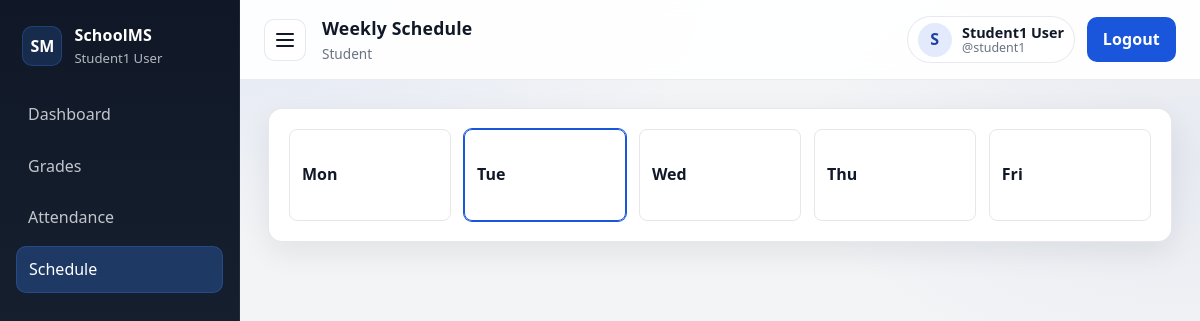
Page /student/schedule/ (signed in) on the committed database.
### accounts/models.py (models this page shows, shortened)
class User(AbstractUser):
    ROLES = [
        ('admin', 'Administrator'),
        ('teacher', 'Teacher'),
        ('student', 'Student'),
        ('parent', 'Parent'),
    ]
    role = models.CharField(max_length=20, choices=ROLES, default='student')

### accounts/decorators.py (the view)
        def _wrapped_view(request, *args, **kwargs):
            if not request.user.is_authenticated:
                return redirect('login')
            if getattr(request.user, 'is_superuser', False):
                return view_func(request, *args, **kwargs)
            if request.user.role not in allowed_roles:
                return redirect('login')
            return view_func(request, *args, **kwargs)

### dashboard/views.py (called while the page is built)
@login_required
@role_required('student')
def student_schedule(request):
    student = get_object_or_404(Student, user=request.user)
    schedules = Schedule.objects.filter(course__class_group=student.class_group).select_related('course').order_by('start_time')
    days = ['Mon', 'Tue', 'Wed', 'Thu', 'Fri']
    return render(request, 'student/schedule.html', {'schedules': schedules, 'days': days})

### templates/student/schedule.html (shortened to what this page needs)
{% extends 'base_dashboard.html' %}
{% block page_title %}Weekly Schedule{% endblock %}
{% block content %}
<div class="card">
    <div class="schedule-grid" id="schedule-grid">
        {% for day in days %}
        <div class="schedule-col" data-day="{{ day }}">
            <h4>{{ day }}</h4>
        </div>
        {% endfor %}
    </div>
</div>
{% endblock %}

### templates/base_dashboard.html (shortened to what this page needs)
{% load static %}
<!DOCTYPE html>
<html lang="en">
<head>
    <link rel="stylesheet" href="{% static 'css/style.css' %}">
</head>
<body>
<div class="layout">
    <aside class="sidebar" id="sidebar">
        <div class="logo">
            <div class="logo-mark">SM</div>
            <div class="logo-text">
                <div class="logo-title">SchoolMS</div>
                <div class="logo-subtitle">{{ user.get_full_name|default:user.username }}</div>
            </div>
        </div>
        <nav>
            {% if user.role == 'admin' or user.is_superuser or user.is_staff %}
            <a class="{% if request.path == '/admin-panel/' %}active{% endif %}" href="{% url 'admin_panel_dashboard' %}">Dashboard</a>
            <a class="{% if request.path|slice:':18' == '/admin-panel/users' %}active{% endif %}" href="{% url 'admin_users' %}">Users</a>
            <a class="{% if request.path|slice:':20' == '/admin-panel/classes' %}active{% endif %}" href="{% url 'admin_classes' %}">Classes</a>
            <a class="{% if request.path|slice:':21' == '/admin-panel/subjects' %}active{% endif %}" href="{% url 'admin_subjects' %}">Subjects</a>
            <a class="{% if request.path|slice:':20' == '/admin-panel/reports' %}active{% endif %}" href="{% url 'admin_reports' %}">Reports</a>
            <a href="http://localhost/phpmyadmin/" target="_blank" rel="noopener noreferrer">Database</a>
            {% elif user.role == 'student' %}
            <a class="{% if request.path == '/student/' %}active{% endif %}" href="{% url 'student_dashboard' %}">Dashboard</a>
            <a class="{% if request.path|slice:':15' == '/student/grades' %}active{% endif %}" href="{% url 'student_grades' %}">Grades</a>
            <a class="{% if request.path|slice:':19' == '/student/attendance' %}active{% endif %}" href="{% url 'student_attendance' %}">Attendance</a>
            <a class="{% if request.path|slice:':17' == '/student/schedule' %}active{% endif %}" href="{% url 'student_schedule' %}">Schedule</a>
            {% endif %}
        </nav>
    </aside>
    <section class="main">
        <header class="topbar">
            <div class="topbar-left">
                <button class="icon-btn" id="sidebar-toggle" type="button" aria-label="Toggle sidebar">
                    <span class="hamburger"></span>
                </button>
                <div class="topbar-title">
                    <h1>{% block page_title %}Dashboard{% endblock %}</h1>
                    <div class="topbar-meta">
                        {% if user.is_superuser or user.is_staff %}Admin{% else %}{{ user.role|title }}{% endif %}
                    </div>
                </div>
            </div>
            <div class="topbar-right">
                <div class="user-pill">
                    <div class="avatar" aria-hidden="true">{{ user.username|slice:":1"|upper }}</div>
                    <div class="user-pill-text">
                        <div class="user-name">{{ user.get_full_name|default:user.username }}</div>
                        <div class="user-username">@{{ user.username }}</div>
                    </div>
                </div>
                <a class="btn btn-primary" href="{% url 'logout' %}">Logout</a>
            </div>
        </header>
        <div class="content-wrap">
            {% block content %}{% endblock %}
        </div>
    </section>
</div>
</body>
</html>

### static/css/style.css (style rules this page uses)
:root { --primary: #1a56db; --primary-dark: #1e429f; --secondary: #f3f4f6; --text: #111827; --text-muted: #6b7280; --border: #e5e7eb; --surface: #ffffff; --shadow: 0 10px 30px rgba(17, 24, 39, .08); --success: #057a55; --danger: #c81e1e; --warning: #c27803; --sidebar-bg: #1e2939; --sidebar-text: #d1d5db; --sidebar-active: #3b82f6; }
* { box-sizing: border-box; }
html, body { height: 100%; }
body { margin: 0; font-family: ui-sans-serif, system-ui, -apple-system, "Segoe UI", Roboto, Arial, "Noto Sans", "Liberation Sans", sans-serif; background: radial-gradient(1200px 600px at 20% 0%, rgba(26, 86, 219, .08), transparent 40%), radial-gradient(900px 500px at 100% 20%, rgba(30, 66, 159, .06), transparent 45%), var(--secondary); color: var(--text); line-height: 1.45; }
a { color: inherit; }
.layout { display: flex; min-height: 100vh; }
.sidebar { width: 240px; background: linear-gradient(180deg, #101827, var(--sidebar-bg)); color: var(--sidebar-text); padding: 1rem; position: fixed; top: 0; left: 0; bottom: 0; border-right: 1px solid rgba(255,255,255,.06); }
.sidebar .logo { display: flex; align-items: center; gap: .75rem; margin-bottom: 1rem; padding: .5rem .4rem; }
.logo-mark { width: 40px; height: 40px; border-radius: 10px; display: grid; place-items: center; font-weight: 800; background: rgba(59, 130, 246, .18); color: #fff; border: 1px solid rgba(59, 130, 246, .25); }
.logo-title { font-weight: 800; color: #fff; letter-spacing: .2px; }
.logo-subtitle { font-size: .82rem; color: rgba(209,213,219,.85); margin-top: 2px; }
.sidebar nav a { display: flex; align-items: center; gap: .6rem; color: rgba(209,213,219,.92); text-decoration: none; padding: .7rem .75rem; border-radius: 10px; margin-bottom: .35rem; transition: background .15s ease, color .15s ease, transform .15s ease; }
.sidebar nav a.active { background: rgba(59, 130, 246, .28); color: #fff; border: 1px solid rgba(59,130,246,.25); }
.main { margin-left: 240px; width: calc(100% - 240px); }
.topbar { background: rgba(255,255,255,.92); backdrop-filter: blur(10px); padding: 1rem 1.5rem; border-bottom: 1px solid rgba(229,231,235,.8); display: flex; align-items: center; justify-content: space-between; position: sticky; top: 0; z-index: 5; }
.topbar-left { display: flex; align-items: center; gap: 1rem; }
.topbar-title h1 { font-size: 1.1rem; margin: 0; letter-spacing: .2px; }
.topbar-meta { font-size: .85rem; color: var(--text-muted); margin-top: 2px; }
.topbar-right { display: flex; align-items: center; gap: .75rem; }
.user-pill { display: flex; align-items: center; gap: .65rem; padding: .35rem .6rem; border: 1px solid rgba(229,231,235,.9); border-radius: 999px; background: #fff; }
.avatar { width: 34px; height: 34px; border-radius: 999px; display: grid; place-items: center; font-weight: 800; background: rgba(26,86,219,.12); color: var(--primary-dark); }
.user-name { font-size: .9rem; font-weight: 700; line-height: 1.1; }
.user-username { font-size: .78rem; color: var(--text-muted); line-height: 1.1; }
.content-wrap { max-width: 1200px; padding: 1.75rem; margin: 0 auto; }
.card { background: var(--surface); border: 1px solid rgba(229,231,235,.95); border-radius: 14px; padding: 1.25rem 1.25rem; margin-bottom: 1rem; box-shadow: var(--shadow); }
.btn { border: 1px solid transparent; padding: .6rem .95rem; border-radius: 10px; text-decoration: none; display: inline-flex; align-items: center; justify-content: center; gap: .4rem; cursor: pointer; font-weight: 700; letter-spacing: .1px; transition: transform .12s ease, box-shadow .12s ease, background .12s ease, border-color .12s ease; }
.btn-primary { background: var(--primary); color: #fff; }
.icon-btn { border: 1px solid rgba(229,231,235,.95); background: #fff; border-radius: 10px; width: 42px; height: 42px; display: grid; place-items: center; cursor: pointer; }
.hamburger, .hamburger::before, .hamburger::after { content: ""; display: block; width: 18px; height: 2px; background: #111827; border-radius: 3px; position: relative; }
.hamburger::before { position: absolute; top: -6px; left: 0; }
.hamburger::after { position: absolute; top: 6px; left: 0; }
.schedule-grid { display: grid; grid-template-columns: repeat(5, 1fr); gap: .8rem; }
.schedule-col { border: 1px solid var(--border); border-radius: 8px; padding: .75rem; }
.schedule-col.today { border-color: var(--primary); box-shadow: 0 0 0 1px var(--primary); }

### rows in the picture
User: get_full_name "Student1 User", role "Student", username "S", username "student1"

### other values in the picture
{{ day }} "Mon" "Tue" "Wed" "Thu" "Fri"
